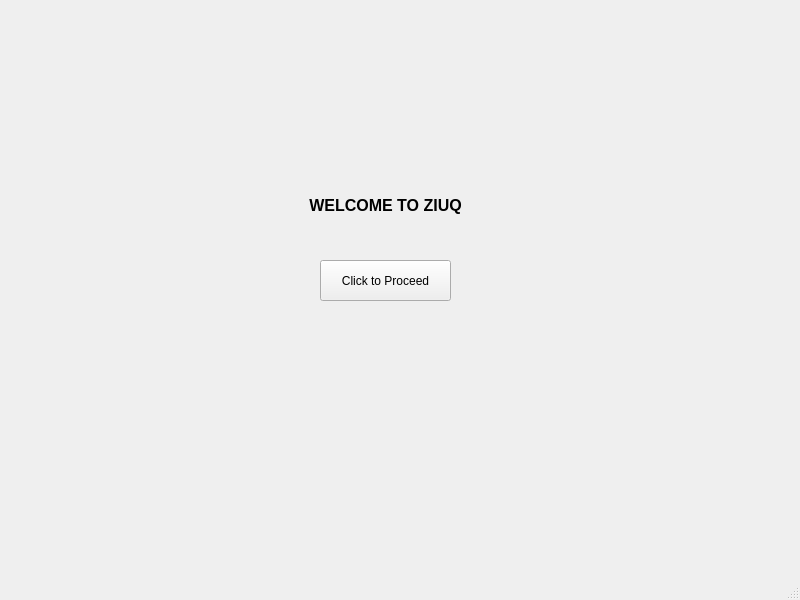
<?xml version="1.0" encoding="UTF-8"?>
<ui version="4.0">
 <class>MainWindow</class>
 <widget class="QMainWindow" name="MainWindow">
  <property name="geometry">
   <rect>
    <x>0</x>
    <y>0</y>
    <width>800</width>
    <height>600</height>
   </rect>
  </property>
  <property name="windowTitle">
   <string>MainWindow</string>
  </property>
  <widget class="QWidget" name="centralwidget">
   <widget class="QLabel" name="label">
    <property name="geometry">
     <rect>
      <x>160</x>
      <y>170</y>
      <width>451</width>
      <height>71</height>
     </rect>
    </property>
    <property name="font">
     <font>
      <pointsize>12</pointsize>
      <weight>75</weight>
      <bold>true</bold>
     </font>
    </property>
    <property name="text">
     <string>WELCOME TO ZIUQ</string>
    </property>
    <property name="alignment">
     <set>Qt::AlignCenter</set>
    </property>
   </widget>
   <widget class="QPushButton" name="proceed">
    <property name="geometry">
     <rect>
      <x>320</x>
      <y>260</y>
      <width>131</width>
      <height>41</height>
     </rect>
    </property>
    <property name="text">
     <string>Click to Proceed</string>
    </property>
   </widget>
  </widget>
  <widget class="QMenuBar" name="menubar">
   <property name="geometry">
    <rect>
     <x>0</x>
     <y>0</y>
     <width>800</width>
     <height>26</height>
    </rect>
   </property>
  </widget>
  <widget class="QStatusBar" name="statusbar"/>
 </widget>
 <resources/>
 <connections/>
</ui>
